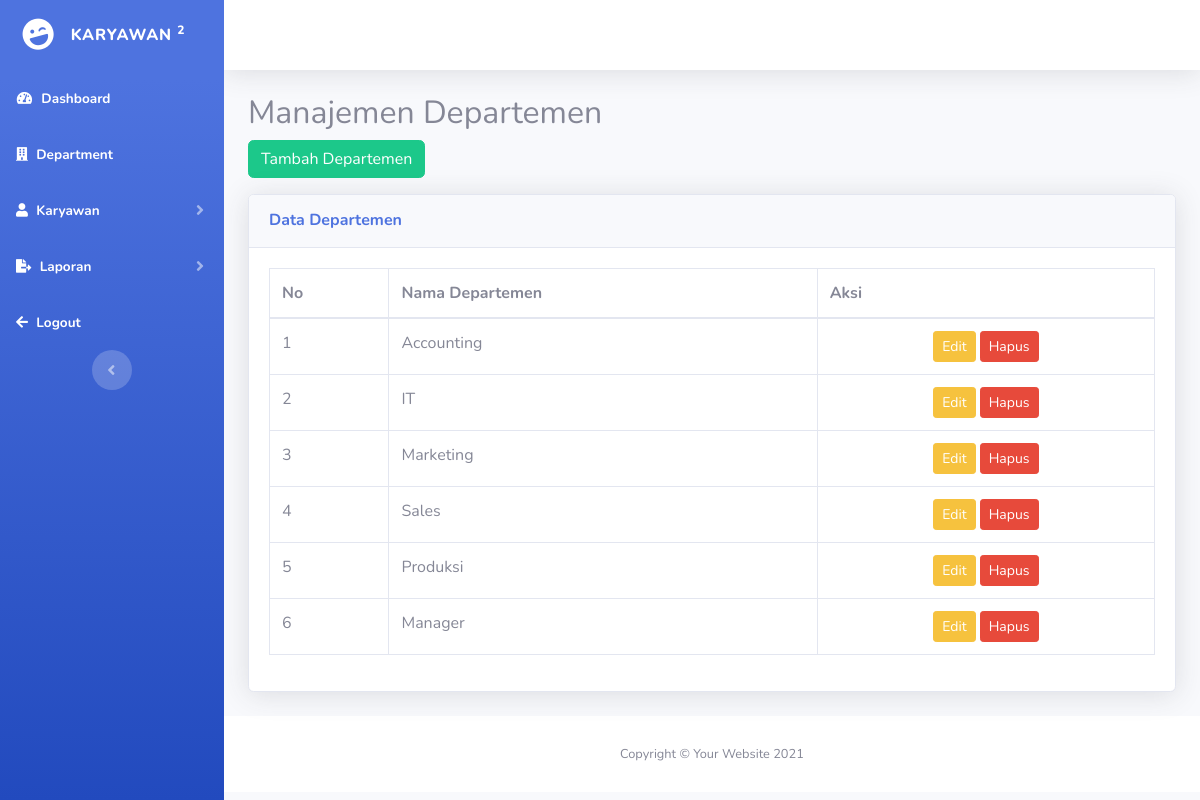
The page /department.php on the database its author committed.
### tables this page shows
CREATE TABLE `department` (
  `IDDept` int(11) NOT NULL,
  `Nama_Dept` varchar(15) NOT NULL
);

### department.php (the view, shortened to what this page needs)
<?php include('template/header.php'); ?>
<?php include('template/sidebar.php'); ?>
<?php include('template/topbar.php'); ?>
<?php
include 'koneksi.php';
$departments = mysqli_query($koneksi, "SELECT * FROM department");
?>
<div class="container">
    <h2 class="mt-4">Manajemen Departemen</h2>
    <a href="department/add.php" class="btn btn-success mb-3">Tambah Departemen</a>
    <div class="card shadow mb-4">
        <div class="card-header py-3">
            <h6 class="m-0 font-weight-bold text-primary">Data Departemen</h6>
        </div>
        <div class="card-body">
            <div class="table-responsive">
                <table class="table table-bordered" id="dataTable" width="100%" cellspacing="0">
                    <thead>
                        <tr>
                            <th>No</th>
                            <th>Nama Departemen</th>
                            <th class="w-auto">Aksi</th>
                        </tr>
                    </thead>
                    <tbody>
                        <?php
                        $no = 1;
                        while ($row = mysqli_fetch_assoc($departments)): ?>
                        <tr>
                            <td><?php echo $no++; ?></td>
                            <td><?php echo $row['Nama_Dept']; ?></td>
                            <td class="text-center">
                                <a href="department/edit.php?id=<?php echo $row['IDDept']; ?>"
                                    class="btn btn-warning btn-sm">Edit</a>
                                <a href="department/delete.php?id=<?php echo $row['IDDept']; ?>"
                                    class="btn btn-danger btn-sm">Hapus</a>
                            </td>
                        </tr>
                        <?php endwhile; ?>
                    </tbody>
                </table>
            </div>
        </div>
    </div>
</div>
<?php include('template/footer.php'); ?>

### rows shown on the page
department: Nama_Dept "Accounting"
department: Nama_Dept "IT"
department: Nama_Dept "Marketing"
department: Nama_Dept "Sales"
department: Nama_Dept "Produksi"
department: Nama_Dept "Manager"
